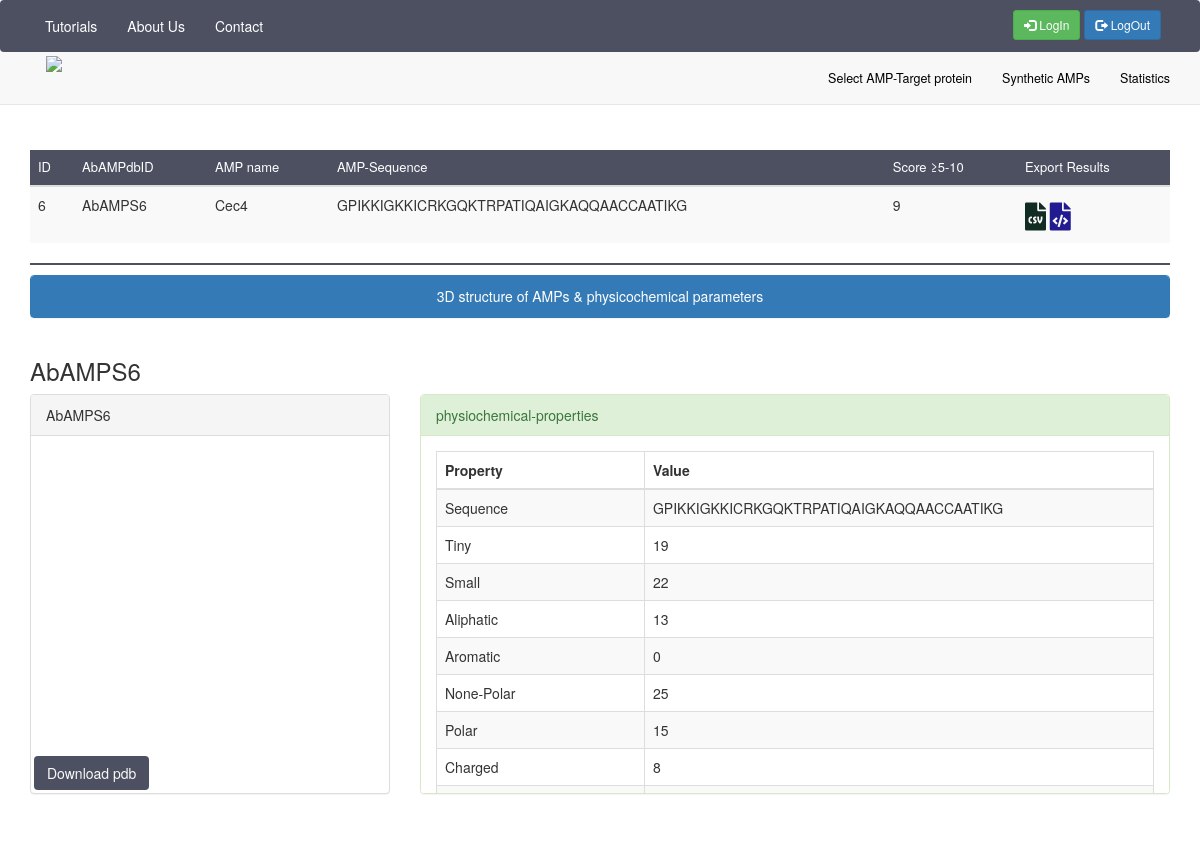
Screenshot of /synthetic/synthetic/6 with the database file from the repository.
### synthetic/models.py (models this page shows, shortened)
class Synthetic(models.Model):
    starget_protein = models.ForeignKey(
        Stargetproteins, on_delete=models.SET_NULL, null=True, blank=True)
    sdock = models.ManyToManyField('Sdock', related_name='sdock')
    title = models.CharField(("Title"), max_length=255)
    name = models.CharField(("Name"), max_length=255)
    s = models.CharField(
        ("Synthetic_sequence"), max_length=500)
    synthetic_Tiny = models.IntegerField(("Tiny"))
    synthetic_Small = models.IntegerField(("Small"))
    synthetic_Aliphtic = models.IntegerField(("Synthetic_aliphatic"))
    synthetic_Aromatic = models.IntegerField(("Synthetic_aromatic"))
    synthetic_non_polar = models.IntegerField(("Synthetic_Non_Polar-aa"))
    synthetic_polar = models.IntegerField(("Synthetic_Polar-aa"))
    synthetic_charged_aa = models.IntegerField(("Synthetic_Charged-aa"))
    synthetic_basic = models.IntegerField(("Synthetic_Basic-aa"))
    synthetic_acidic = models.CharField(
        ("Synthetic_Acidic-aa"), max_length=255)
    synthetic_mol_weight_tiny = models.FloatField(
        ("Synthetic_Mole%-Tiny_aa"), max_length=255)
    synthetic_mol_weight_small = models.FloatField(
        ("Synthetic_Mole%-Small_aa"), max_length=255)
    synthetic_mol_weight_apliphatic = models.FloatField(
        ("Synthetic_Mole%-Aliphtic_aa"), max_length=255)
    synthetic_mol_weight_aromatic = models.CharField(
        ("Synthetic_Mole%-Aromatic_aa"), max_length=255)
    synthetic_mol_weight_non_polar = models.FloatField(
        ("Synthetic_Mole%-Non_Polar_aa"), max_length=255)
    synthetic_mol_weight_polar = models.FloatField(
        ("Synthetic_Mole%-Polar_aa"), max_length=255)
    synthetic_mol_weight_charged = models.FloatField(
        ("Synthetic_Mole%-Charged_aa"), max_length=255)
    synthetic_mol_weight_basic = models.FloatField(
        ("Synthetic_Mole%-Basic_aa"), max_length=255, default=None)
    synthetic_mol_weight_acidic = models.IntegerField(
        ("Synthetic_Mole%-Acidic_aa"), default=None)
    synthetic_molecular_weight = models.FloatField(
        ("Synthetic_mw"), max_length=255, default=None)
    synthetic_length = models.IntegerField(("Synthetic_length"), default=None)
    synthetic_charge = models.FloatField(
        ("Synthetic_Charge"), max_length=255, default=None)
    synthetic_isolelectric_point = models.FloatField(
        ("Synthetic_Isolelectric point"), max_length=255)
    synthetic_aliphatic_Index = models.FloatField(
        ("Synthetic_Aliphatic Index"), max_length=255, default=None)
    synthetic_instability_Index = models.FloatField(
        ("Synthetic_Instability Index"), max_length=255)
    synthetic_bomanIndex = models.FloatField(
        ("Synthetic_BomanIndex"), max_length=255)
    synthetic_hydrophobicity = models.FloatField(
        ("Synthetic_Hydrophobicity"), max_length=255)
    synthetic_hydrophobic_moment = models.FloatField(
        ("Synthetic_Hydrophobic moment"), max_length=255)
    synthetic_toxicity = models.CharField(
        ("Synthetic_Toxicity"), max_length=255, default=None)
    synthetic_hemolytic_activity = models.FloatField(
        ("Synthetic_Hemolytic activity"), max_length=255)
    synthetic_score = models.IntegerField(("Synthetic_Score"), default=None)
    synthetic_pdb_name = models.CharField(
        ("Synthetic_PDBName"), max_length=255, default=None)

### synthetic/views.py (the view)
# urls.py: path("synthetic/<int:synthetic_id>", views.submit_synthetic, name='submit_synthetic'),
def submit_synthetic(request, synthetic_id):
    synthetic = Synthetic.objects.get(pk=synthetic_id)
    return render(request, "synthetic/synthetic.html", {
        "synthetic": synthetic,
    })

### synthetic/templates/synthetic/synthetic.html (shortened to what this page needs)
{% extends 'base.html' %} {% block content %} {% load static %}
<head>
    <link rel="stylesheet" href="https://cdnjs.cloudflare.com/ajax/libs/OwlCarousel2/2.3.4/assets/owl.carousel.min.css"
    />
    <link rel="stylesheet" href="https://cdnjs.cloudflare.com/ajax/libs/OwlCarousel2/2.3.4/assets/owl.theme.default.min.css"
 />
    <link rel="stylesheet" href="https://cdnjs.cloudflare.com/ajax/libs/OwlCarousel2/2.3.4/assets/owl.carousel.min.css"
    />
    <link rel="stylesheet" href="https://cdnjs.cloudflare.com/ajax/libs/OwlCarousel2/2.3.4/assets/owl.theme.default.min.css"
 />
    <link rel="stylesheet" href="https://cdnjs.cloudflare.com/ajax/libs/font-awesome/4.7.0/css/font-awesome.min.css">
    <link rel="stylesheet" href="https://cdnjs.cloudflare.com/ajax/libs/font-awesome/5.15.3/css/all.min.css">
</head>
<table class="table table-striped w-auto" id="myTable">
    <thead style="background-color: #4D5061; color: white;" font-weight="normal" font-size="small">
        <tr>
            <th scope="col" style="font-size: small; font-weight: normal;">ID</th>
            <th scope="col" style="font-size: small; font-weight: normal;">AbAMPdbID</th>
            <th scope="col" style="font-size: small; font-weight: normal;">AMP name</th>
            <th scope="col" style="font-size: small; font-weight: normal;">AMP-Sequence</th>
            <th scope="col" style="font-size: small; font-weight: normal;">Score ≥5-10</th>
            <th scope="col" style="font-size: small; font-weight: normal;">Export Results</th>
        </tr>
    </thead>
    <tbody>
        <tr class="table-info">
            <td>{{ synthetic.id }}</td>
            <td>{{ synthetic.title }}</td>
            <td>{{ synthetic.name }}</td>
            <td>{{ synthetic.s }}</td>
            <td>{{ synthetic.synthetic_score }}</td>
            <td><button onclick="tableToCSV()" style="background-color: #f9f9f9; font-size:28px; margin: 0; padding: 0;"><i class="fas fa-file-csv" style="color: rgb(17, 44, 35); margin-top: -10px;"></i></button>
                <button onclick="tableToXML()" style="background-color: #f9f9f9; font-size: 28px; margin: 0; padding: 0;">
                    <i class="fas fa-file-code" style="color: rgb(34, 26, 145); margin-top: -10px;"></i>
                  </button>
            </td>
    </tbody>
</table>
<hr />
<body>
    <div class="row">
        <div class="col-md-12 col-sm-12 col-xs-20">
            <div class="panel panel-primary">
                <div class="panel-heading" align="center">
                    3D structure of AMPs & physicochemical parameters
                </div>
            </div>
        </div>
    </div>
    <h3>{{ synthetic.title }}</h3>
    <div class="row">
        <div class="col-md-4 col-sm-4 col-xs-12">
            <div class="panel panel-default" style="height: 400px;">
                <div class="panel-heading">
                    {{ synthetic.title }}
                </div>
                <div>
                    <div id="container-01" class="mol-container"></div>
                    <div>
                        <a style="background-color: #4D5061; color: #f9f9f9; margin: 20px; margin-left: 3px;" role="button" href='/synthetic/static/{{ synthetic.synthetic_pdb_name }}' download='/synthetic/static/{{ synthetic.synthetic_pdb_name }}' class="btn btn-light text-dark ml-0">
                            Download pdb
                        </a></div>
                </div>
            </div>
        </div>
        <div class="col-md-8 col-sm-8 col-xs-12">
            <div class="panel panel-success" style="height: 400px;overflow: scroll;">
                <div class="panel-heading">
                    physiochemical-properties
                </div>
                <div class="panel-body">
                    <div class="table-responsive">
                        <table class="table table-striped table-bordered table-hover" id="table_1">
                            <thead>
                                <tr>
                                    <th>Property</th>
                                    <th>Value</th>
                                </tr>
                            </thead>
                            <tbody>
                                <tr>
                                    <td>Sequence</td>
                                    <td>{{ synthetic.s }}</td>
                                </tr>
                                <tr>
                                    <td>Tiny</td>
                                    <td>{{ synthetic.synthetic_Tiny }}</td>
                                </tr>
                                <tr>
                                    <td>Small</td>
                                    <td>{{ synthetic.synthetic_Small }}</td>
                                </tr>
                                <tr>
                                    <td>Aliphatic</td>
                                    <td>{{ synthetic.synthetic_Aliphtic }}</td>
                                </tr>
                                <tr>
                                    <td>Aromatic</td>
                                    <td>{{ synthetic.synthetic_Aromatic }}</td>
                                </tr>
                                <tr>
                                    <td>None-Polar</td>
                                    <td>{{ synthetic.synthetic_non_polar }}</td>
                                </tr>
                                <tr>
                                    <td>Polar</td>
                                    <td>{{ synthetic.synthetic_polar }}</td>
                                </tr>
                                <tr>
                                    <td>Charged</td>
                                    <td>{{ synthetic.synthetic_charged_aa }}</td>
                                </tr>
                                <tr>
                                    <td>Basic</td>
                                    <td>{{ synthetic.synthetic_basic }}</td>
                                </tr>
                            </tbody>
                        </table>
                    </div>
                </div>
            </div>
        </div>
    </div>
{% endblock %}

### synthetic/templates/synthetic/synthetic.html (style rules this page uses)
hr { border: 1px solid #4D5061; margin: 10px 0; }
#container-01 { width: 90%; height: 300px; position: relative; left: 10px; top: 10px; bottom: 50px; }
a:link { text-decoration: none; }
body { padding-top: 150px; }
button { background-color: #4B6887; color: white; border: none; padding: 10px 20px; text-align: center; text-decoration: none; display: inline-block; font-size: 16px; margin: 4px 2px; cursor: pointer; }

### rows the page displays
Synthetic: id "6", title "AbAMPS6", name "Cec4", s "GPIKKIGKKICRKGQKTRPATIQAIGKAQQAACCAATIKG", synthetic_score "9", synthetic_Tiny "19", synthetic_Small "22", synthetic_Aliphtic "13", synthetic_Aromatic "0", synthetic_non_polar "25", synthetic_polar "15", synthetic_charged_aa "8"
